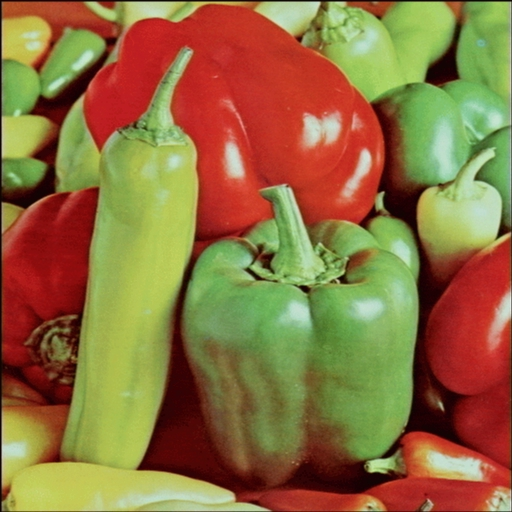
#> input picture demos/peppers.jpg, 512 x 512 px, found by its file name
$ python basic_transforms.py   (older library calls are emulated)
#> lines starting #> are read from the running program, lines starting #| are printed output that depends on the picture
### cvutils/images/image.py
import cv2
import numpy as np

class Image:
    """Hold basic image transformation"""
    def __init__(self, path:str, name=''):
#> called with path = 'demos/peppers.jpg', name = ''
        self.image = cv2.imread(path)
#> self.image is the input picture: shape (512, 512, 3); mean B, G, R 63.2, 111.8, 142.8
        if self.image is None:
            print(f'Warning: can\'t load: {path}')
        self.format = 'BGR'
        if name == '':
            name = path.split('.')[-2].split('/')[-1]
        self.name = name

    @property
    def grayscale(self) -> np.ndarray:
        return cv2.cvtColor(self.image, cv2.COLOR_BGR2GRAY)
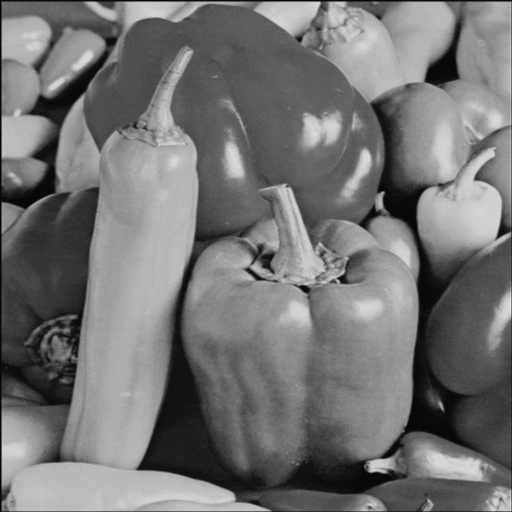
#> returned value: shape (512, 512); min 7, max 229, mean 115.5


    @property
    def rgb(self) -> np.ndarray:
        return cv2.cvtColor(self.image, cv2.COLOR_BGR2RGB)

### preprocessing/transforms.py
from typing import List
import cv2
import numpy as np

""" Inspired by torch transforms stack """

class Transform:
    """Abstract class """
    def __init__(self) -> None:
        pass

    def apply(self, img):
        raise  NotImplementedError


class GaussianBlur(Transform):
    def __init__(self, kernel_size=15) -> None:
        assert kernel_size % 2 == 1, 'Kernel size for Gaussian must be odd'

        self.kernel_size = kernel_size

    def apply(self, img):
        return cv2.GaussianBlur(img, (self.kernel_size, self.kernel_size), 1)


class Canny(Transform):
    def __init__(self, t1=100, t2=200) -> None:
        """Threshold for hystheresis. Canny usually use Sobel filter output as input"""
        self.t1 = t1
        self.t2 = t2

    def apply(self, img):
        return cv2.Canny(img, self.t1, self.t2)


class Sobel(Transform):
    def __init__(self, kernel_size=3) -> None:
        self.kernel_size = kernel_size

    def apply(self, img):
        """From opencv doc"""
        grad_x = cv2.Sobel(img, cv2.CV_16S, 1, 0, ksize=self.kernel_size, scale=1, delta=0, borderType=cv2.BORDER_DEFAULT)
        grad_y = cv2.Sobel(img, cv2.CV_16S, 0, 1, ksize=self.kernel_size, scale=1, delta=0, borderType=cv2.BORDER_DEFAULT)

        abs_grad_x = cv2.convertScaleAbs(grad_x)
        abs_grad_y = cv2.convertScaleAbs(grad_y)
        grad = cv2.addWeighted(abs_grad_x, 0.5, abs_grad_y, 0.5, 0)
        return grad


class Otsu(Transform):
    """Need a bit of tweaking"""
    def __init__(self) -> None:
        pass

    def apply(self, img):
        return cv2.threshold(img, 0, 255, cv2.THRESH_BINARY + cv2.THRESH_OTSU)[1]


class Opening(Transform):
    def __init__(self, kernel_size=5) -> None:
        self.kernel_size = kernel_size

    def apply(self, img):
        return cv2.morphologyEx(img, cv2.MORPH_OPEN, np.ones((self.kernel_size, self.kernel_size), np.uint8))


class Compose:
    """
    Chain multiple transforms.

    Example:
        >>> result = transforms.Compose([
        >>>     transforms.GaussianBlur(10),
        >>>     transforms.Canny(),
        >>> ])(img)


    (todo) Also contain pre defined common cv preprocessing like:
        >>> Canny: Gaussian blur > Sobel > Canny (Canny contains gaussian blur but you might want to increase the size)

    """

    def __init__(self, transforms:List[Transform]) -> None:
        #for t in transforms:
        #    assert issubclass(type(t), Transform), 'If you use custom transform you still must inherit from Transform class'

        self.transforms = transforms

    def __call__(self, img) -> np.ndarray:
        for t in self.transforms:
            img = t.apply(img)
#> this loop made 3 passes
#> pass 2, in apply, `grad_x = cv2.Sobel(img, cv2.CV_16S, 1, 0, ksize=self.kernel_size, scal..`:
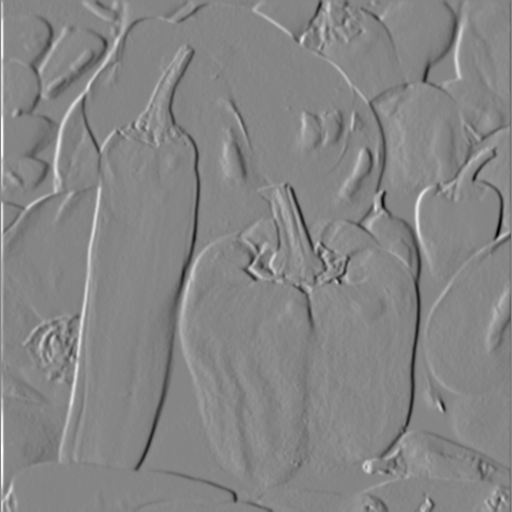
#> grad_x: shape (512, 512) int16; min -415, max 377, mean 0.9; drawn with min black and max white
#> pass 2, in apply, `grad_y = cv2.Sobel(img, cv2.CV_16S, 0, 1, ksize=self.kernel_size, scal..`:
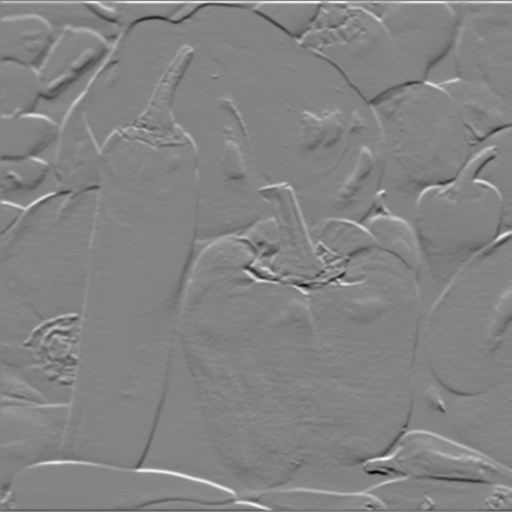
#> grad_y: shape (512, 512) int16; min -447, max 418, mean 0.9; drawn with min black and max white
#> pass 2, in apply, `abs_grad_x = cv2.convertScaleAbs(grad_x)`:
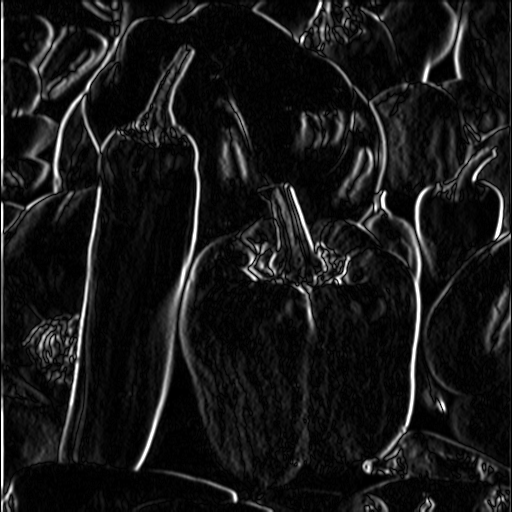
#> abs_grad_x: shape (512, 512); min 0, max 255, mean 23.1
#> after the loop:
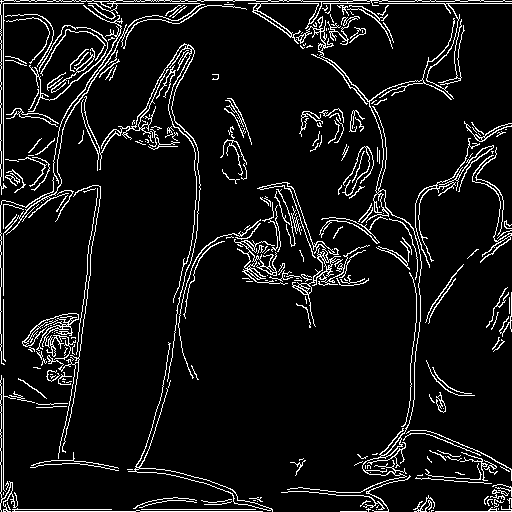
#> img: shape (512, 512); 7.8% white in thin lines or dots
        return img

### cvutils/visualization/image_viz.py
import cv2
from math import ceil
import matplotlib.pyplot as plt


def show_image(img, title='', to_rgb=False, size=None):
    """Show a single image"""
    if size:
        plt.figure(figsize=(size,size))
    if to_rgb:
        img = cv2.cvtColor(img, cv2.COLOR_BGR2RGB)

    if len(img.shape) == 2:
        plt.imshow(img, cmap='gray')
    else:
        plt.imshow(img)
    if title != '':
        plt.title(title)
    plt.show()


# [31 lines left out: functions show_images, show_gray_hist, not called in this run]

### demos/basic_transforms.py
from cvutils.images import Image
from cvutils.visualization import show_image
from cvutils.preprocessing import transforms


if __name__ == '__main__':
    image = Image('demos/peppers.jpg')
    image = transforms.Compose([
        transforms.GaussianBlur(9),
        transforms.Sobel(),
        transforms.Canny()
    ])(image.grayscale)

    show_image(image, title='Simple transforms')
